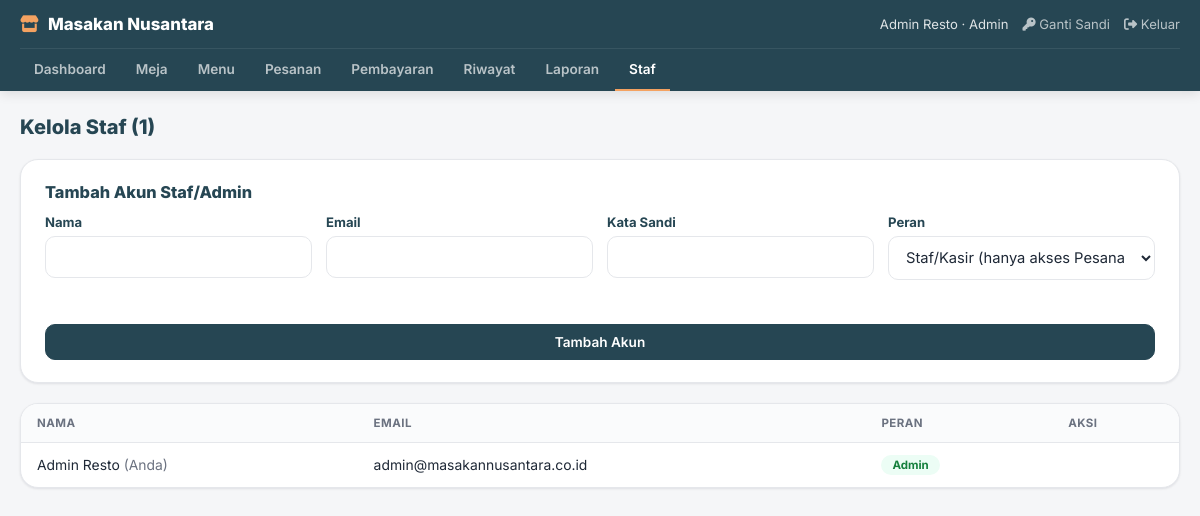
Page /admin/staff-manage.php (signed in) on the committed database.
### tables this page shows
CREATE TABLE IF NOT EXISTS staff_users (
    id            INT UNSIGNED AUTO_INCREMENT PRIMARY KEY,
    name          VARCHAR(100) NOT NULL,
    email         VARCHAR(150) NOT NULL UNIQUE,
    password_hash VARCHAR(255) NOT NULL,
    failed_attempts TINYINT UNSIGNED NOT NULL DEFAULT 0,
    locked_until  DATETIME NULL,
    role          ENUM('admin', 'staff') NOT NULL DEFAULT 'staff',
    created_at    TIMESTAMP DEFAULT CURRENT_TIMESTAMP
);

### admin/includes/auth.php (called while the page is built, shortened)
<?php
function requireStaffLogin(): array
{
    return [
        'id'   => (int) $_SESSION['staff_id'],
        'name' => $_SESSION['staff_name'],
        'role' => $_SESSION['staff_role'],
    ];
}
function requireRole(array $allowedRoles): array
{
    $staff = requireStaffLogin();
    return $staff;
}

### admin/staff-manage.php (the view, shortened to what this page needs)
<?php
require_once __DIR__ . '/includes/auth.php';
$staff = requireRole(['admin']);
$pdo = db();
$staffList = $pdo->query('SELECT * FROM staff_users ORDER BY role ASC, name ASC')->fetchAll();
include __DIR__ . '/includes/layout_top.php';
?>
<div class="owner-toolbar">
    <h2 style="margin:0;">Kelola Staf (<?php echo count($staffList); ?>)</h2>
</div>
<div class="owner-modal-form">
    <h3 style="margin-bottom:12px;">Tambah Akun Staf/Admin</h3>
    <form method="post">
        <div class="owner-field-row">
            <div class="owner-field">
                <label>Nama</label>
                <input type="text" name="name" required>
            </div>
            <div class="owner-field">
                <label>Email</label>
                <input type="email" name="email" required>
            </div>
            <div class="owner-field">
                <label>Kata Sandi</label>
                <input type="password" name="password" required minlength="6">
            </div>
            <div class="owner-field">
                <label>Peran</label>
                <select name="role">
                    <option value="staff">Staf/Kasir (hanya akses Pesanan)</option>
                </select>
            </div>
        </div>
        <button type="submit" class="owner-btn owner-btn--primary owner-btn--block" style="margin-top:12px;">Tambah Akun</button>
    </form>
</div>
<div class="owner-table-wrap">
    <table class="owner-table">
        <thead>
            <tr><th>Nama</th><th>Email</th><th>Peran</th><th>Aksi</th></tr>
        </thead>
        <tbody>
            <?php foreach ($staffList as $s): ?>
            <tr>
                <td data-label="Nama"><?php echo htmlspecialchars($s['name']); ?><?php echo $s['id'] === $staff['id'] ? ' <span style="color:#6b7280;">(Anda)</span>' : ''; ?></td>
                <td data-label="Email"><?php echo htmlspecialchars($s['email']); ?></td>
                <td data-label="Peran"><span class="pill <?php echo $s['role'] === 'admin' ? 'tersedia' : 'kosong'; ?>"><?php echo ucfirst($s['role']); ?></span></td>
                <td data-label="Aksi" class="owner-table__actions">
                </td>
            </tr>
            <?php endforeach; ?>
        </tbody>
    </table>
</div>
<?php include __DIR__ . '/includes/layout_bottom.php'; ?>

### admin/includes/layout_top.php (shortened to what this page needs)
<?php
$ownerCurrentPage = basename($_SERVER['PHP_SELF']);
if (!function_exists('ownerAssetUrl')) {
    function ownerAssetUrl(string $path): string
    {
        $full = __DIR__ . '/../../' . $path;
        $v = is_file($full) ? filemtime($full) : time();
        return '../' . $path . '?v=' . $v;
    }
}
$ownerNavLinks = [
    'dashboard.php'  => 'Dashboard',
    'tables.php'     => 'Meja',
    'orders.php'     => 'Pesanan',
    'kasir-cari.php' => 'Pembayaran',
    'riwayat.php'    => 'Riwayat',
];
if ($staff['role'] === 'admin') {
    $ownerNavLinks = [
        'dashboard.php'    => 'Dashboard',
        'tables.php'       => 'Meja',
        'menu-manage.php'  => 'Menu',
        'orders.php'       => 'Pesanan',
        'kasir-cari.php'   => 'Pembayaran',
        'riwayat.php'      => 'Riwayat',
        'reports.php'      => 'Laporan',
        'staff-manage.php' => 'Staf',
    ];
}
?>
<!DOCTYPE html>
<html lang="id">
<head>
<link rel="stylesheet" href="https://cdnjs.cloudflare.com/ajax/libs/font-awesome/6.5.1/css/all.min.css">
<link rel="stylesheet" href="<?php echo htmlspecialchars(ownerAssetUrl('assets/css/pages/owner.css')); ?>">
</head>
<body>
<header class="owner-header">
    <div class="owner-header__top">
        <h1><i class="fa-solid fa-store"></i> Masakan Nusantara</h1>
        <div class="owner-header__user">
            <span class="owner-header__name"><?php echo htmlspecialchars($staff['name']); ?> &middot; <?php echo htmlspecialchars(ucfirst($staff['role'])); ?></span>
            <a href="change-password.php"><i class="fa-solid fa-key"></i> Ganti Sandi</a>
            <a href="logout.php"><i class="fa-solid fa-right-from-bracket"></i> Keluar</a>
        </div>
    </div>
    <nav class="owner-nav">
        <?php foreach ($ownerNavLinks as $href => $label): ?>
        <a href="<?php echo $href; ?>" class="<?php echo $ownerCurrentPage === $href ? 'active' : ''; ?>"><?php echo $label; ?></a>
        <?php endforeach; ?>
    </nav>
</header>
<main class="owner-main">

### rows in the picture
staff_users: name "Admin Resto", role "Admin", shows "(Anda)", email "admin@masakannusantara.co.id"

### other values in the picture
$label "Dashboard"
$label "Meja"
$label "Menu"
$label "Pesanan"
$label "Pembayaran"
$label "Riwayat"
$label "Laporan"
$label "Staf"
count($staffList) "1"
